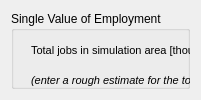
                     <widget class="QWidget" name="page_3">
                      <layout class="QVBoxLayout" name="verticalLayout_20">
                       <item>
                        <widget class="QGroupBox" name="jobs_define_box">
                         <property name="title">
                          <string>Single Value of Employment</string>
                         </property>
                         <widget class="QLabel" name="totjobs_lbl">
                          <property name="geometry">
                           <rect>
                            <x>20</x>
                            <y>30</y>
                            <width>211</width>
                            <height>20</height>
                           </rect>
                          </property>
                          <property name="text">
                           <string>&lt;!DOCTYPE HTML PUBLIC &quot;-//W3C//DTD HTML 4.0//EN&quot; &quot;http://www.w3.org/TR/REC-html40/strict.dtd&quot;&gt;
&lt;html&gt;&lt;head&gt;&lt;meta name=&quot;qrichtext&quot; content=&quot;1&quot; /&gt;&lt;style type=&quot;text/css&quot;&gt;
p, li { white-space: pre-wrap; }
&lt;/style&gt;&lt;/head&gt;&lt;body style=&quot; font-family:'MS Shell Dlg 2'; font-size:8.25pt; font-weight:400; font-style:normal;&quot;&gt;
&lt;p style=&quot; margin-top:0px; margin-bottom:0px; margin-left:0px; margin-right:0px; -qt-block-indent:0; text-indent:0px;&quot;&gt;&lt;span style=&quot; font-size:8pt;&quot;&gt;Total jobs in simulation area [thousands]:&lt;/span&gt;&lt;/p&gt;&lt;/body&gt;&lt;/html&gt;</string>
                          </property>
                         </widget>
                         <widget class="QLineEdit" name="totjobs_box">
                          <property name="geometry">
                           <rect>
                            <x>230</x>
                            <y>30</y>
                            <width>51</width>
                            <height>20</height>
                           </rect>
                          </property>
                         </widget>
                         <widget class="QLabel" name="totjobs_explain">
                          <property name="geometry">
                           <rect>
                            <x>20</x>
                            <y>60</y>
                            <width>301</width>
                            <height>20</height>
                           </rect>
                          </property>
                          <property name="text">
                           <string>&lt;!DOCTYPE HTML PUBLIC &quot;-//W3C//DTD HTML 4.0//EN&quot; &quot;http://www.w3.org/TR/REC-html40/strict.dtd&quot;&gt;
&lt;html&gt;&lt;head&gt;&lt;meta name=&quot;qrichtext&quot; content=&quot;1&quot; /&gt;&lt;style type=&quot;text/css&quot;&gt;
p, li { white-space: pre-wrap; }
&lt;/style&gt;&lt;/head&gt;&lt;body style=&quot; font-family:'MS Shell Dlg 2'; font-size:8.25pt; font-weight:400; font-style:normal;&quot;&gt;
&lt;p style=&quot; margin-top:0px; margin-bottom:0px; margin-left:0px; margin-right:0px; -qt-block-indent:0; text-indent:0px;&quot;&gt;&lt;span style=&quot; font-size:8pt; font-style:italic;&quot;&gt;(enter a rough estimate for the total region, the model will&lt;/span&gt;&lt;/p&gt;&lt;/body&gt;&lt;/html&gt;</string>
                          </property>
                         </widget>
                         <widget class="QLabel" name="totjobs_explain_2">
                          <property name="geometry">
                           <rect>
                            <x>20</x>
                            <y>80</y>
                            <width>311</width>
                            <height>20</height>
                           </rect>
                          </property>
                          <property name="text">
                           <string>&lt;!DOCTYPE HTML PUBLIC &quot;-//W3C//DTD HTML 4.0//EN&quot; &quot;http://www.w3.org/TR/REC-html40/strict.dtd&quot;&gt;
&lt;html&gt;&lt;head&gt;&lt;meta name=&quot;qrichtext&quot; content=&quot;1&quot; /&gt;&lt;style type=&quot;text/css&quot;&gt;
p, li { white-space: pre-wrap; }
&lt;/style&gt;&lt;/head&gt;&lt;body style=&quot; font-family:'MS Shell Dlg 2'; font-size:8.25pt; font-weight:400; font-style:normal;&quot;&gt;
&lt;p style=&quot; margin-top:0px; margin-bottom:0px; margin-left:0px; margin-right:0px; -qt-block-indent:0; text-indent:0px;&quot;&gt;&lt;span style=&quot; font-size:8pt; font-style:italic;&quot;&gt;attempt to rescale it according to the proportions of different&lt;/span&gt;&lt;/p&gt;&lt;/body&gt;&lt;/html&gt;</string>
                          </property>
                         </widget>
                         <widget class="QLabel" name="totjobs_explain_3">
                          <property name="geometry">
                           <rect>
                            <x>20</x>
                            <y>100</y>
                            <width>311</width>
                            <height>20</height>
                           </rect>
                          </property>
                          <property name="text">
                           <string>&lt;!DOCTYPE HTML PUBLIC &quot;-//W3C//DTD HTML 4.0//EN&quot; &quot;http://www.w3.org/TR/REC-html40/strict.dtd&quot;&gt;
&lt;html&gt;&lt;head&gt;&lt;meta name=&quot;qrichtext&quot; content=&quot;1&quot; /&gt;&lt;style type=&quot;text/css&quot;&gt;
p, li { white-space: pre-wrap; }
&lt;/style&gt;&lt;/head&gt;&lt;body style=&quot; font-family:'MS Shell Dlg 2'; font-size:8.25pt; font-weight:400; font-style:normal;&quot;&gt;
&lt;p style=&quot; margin-top:0px; margin-bottom:0px; margin-left:0px; margin-right:0px; -qt-block-indent:0; text-indent:0px;&quot;&gt;&lt;span style=&quot; font-size:8pt; font-style:italic;&quot;&gt;non-residential areas within the map)&lt;/span&gt;&lt;/p&gt;&lt;/body&gt;&lt;/html&gt;</string>
                          </property>
                         </widget>
                        </widget>
                       </item>
                      </layout>
                     </widget>
